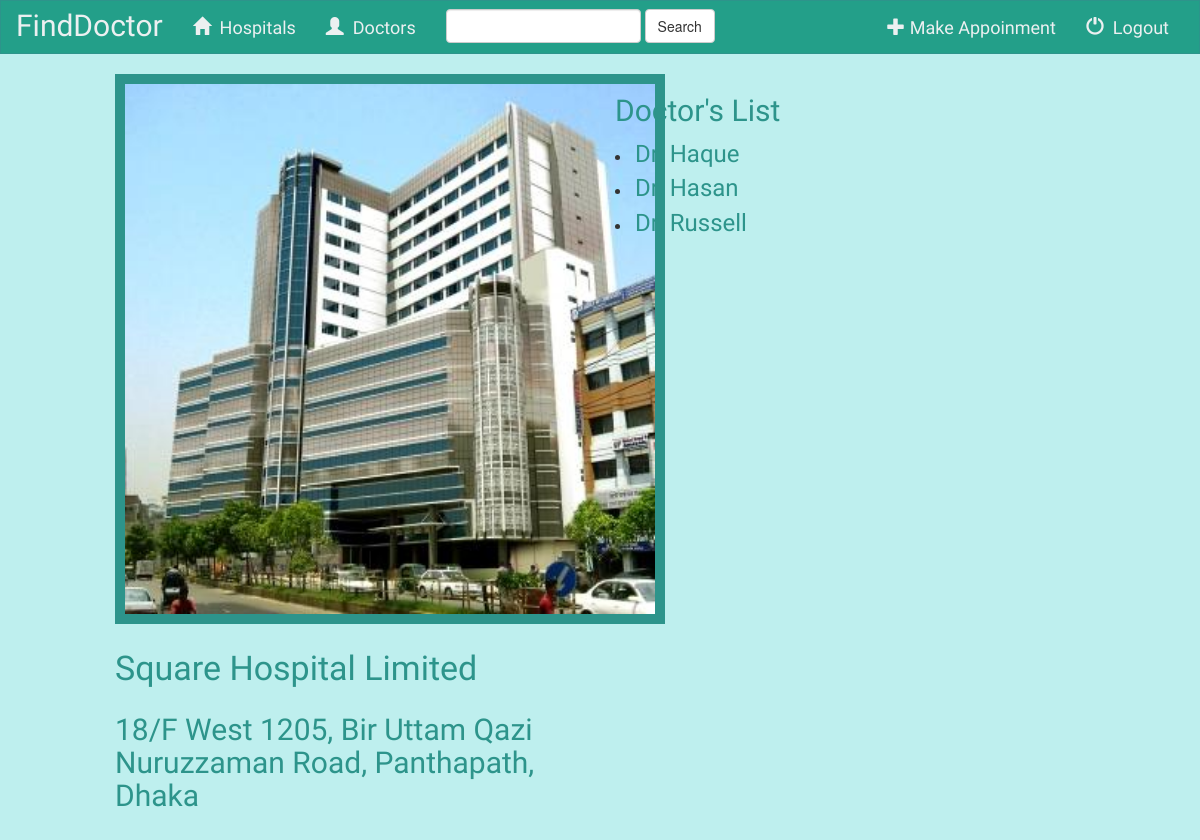
Page /hospitals/7/ on the committed database.
### hms/models.py (models this page shows, shortened)
class Hospital(models.Model):
    hospital_name = models.CharField(max_length=500)
    area = models.CharField(max_length=100)
    address = models.CharField(max_length=500)
    image = models.FileField()

class Doctor(models.Model):
    HEALTH_ISSUES = (
        ('chest pain', 'chest pain'),
        ('suffocation', 'suffocation'),
        ('stomachache', 'stomachache'),
        ('toothache', 'toothache'),
        ('fever', 'fever'),
        ('allergy', 'allergy'),
        ('std', 'std'),
        ('constipation', 'constipation'),
        ('diarrhea', 'diarrhea'),
        ('dysentery', 'dysentery'),
        ('ulcer', 'ulcer'),
        ('child disease', 'child disease'),
        ('gastric', 'gastric'),
        ('marital issues', 'marital issues'),
        ('headache', 'headache'),
        ('mental condition', 'mental condition'),
        ('broken bone', 'broken bone'),
        ('fracture', 'fracture'),
        ('stroke', 'stroke'),
        ('nervous problems', 'nervous problems'),
        ('seizure', 'seizure'),
        ('swallowing', 'swallowing'),
    )
    SPECIALIZATION = (
        ('Cardiologist', 'Cardiologist'),
        ('Medicine', 'Medicine'),
        ('Dermatologist', 'Dermatologist'),
        ('Pediatrician', 'Pediatrician'),
        ('Gastroenterologist', 'Gastroenterologist'),
        ('Gynecologist', 'Gynecologist'),
        ('Neurologist', 'Neurologist'),
        ('Orthopedic', 'Orthopedic'),
        ('Psychiatrist', 'Psychiatrist'),
        ('Dentist', 'Dentist'),
    )
    name = models.CharField(max_length=200)
    hospital = models.ForeignKey(Hospital)
    speciality = models.CharField(max_length=50,choices=SPECIALIZATION)
    health_issue = MultiSelectField(max_length=500,choices=HEALTH_ISSUES)
    dp = models.FileField()

### hms/views.py (the view)
# urls.py: url(r'^hospitals/(?P<pk>[0-9]+)/$', views.hospital_details, name='hospital_details'),
def hospital_details(request,pk):
    hospital = get_object_or_404(Hospital, pk=pk)
    return render(request,'hms/hospital_details.html', {'hospital': hospital})

### hms/templates/hms/hospital_details.html (shortened to what this page needs)
{% extends 'hms/index.html' %}
{% block body %}
<html lang="en">
<head>
    {% load staticfiles %}
    <link rel="stylesheet" type="text/css" href="{% static 'hms/back.css' %}"/>
</head>
<body>
    <div class="container-fluid">
        <div class="row">
            <div class="col-xs-offset-1 col-md-5">
                <div class="relative">
                    <img src="{{ hospital.image.url }}" width="550" height="550" style="border:10px solid #2d948b">
                    <br>
                    <br>
                    <a style="font-family:El Messiri; font-size:34px; color:#2d948b;" href="">{{hospital.hospital_name}}</a>
                    <h2 style="font-family:El Messiri; color:#2d948b;">{{hospital.address}}</h2><br>
                </div>
            </div>
            <div class="col-md-5">
                <h2 style="font-family:El Messiri; color:#2d948b;">Doctor's List</h2>
                {% for i in hospital.doctor_set.all %}
                    <li><a style="font-family:El Messiri;font-size:24px;color:#2d948b;" href="{% url 'hms:hospital_doctors' i.hospital.pk i.id %}">{{ i.name }}</a></li>
                {% endfor %}
            </div>
        </div>
    </div>
</body>
</html>
{% endblock %}

### hms/static/hms/back.css (style rules this page uses)
body { background: #beefee; }

### rows in the picture
Hospital: image (picture), hospital_name "Square Hospital Limited", address "18/F West 1205, Bir Uttam Qazi Nuruzzaman Road, Panthapath, Dhaka"
Doctor: name "Dr. Haque"
Doctor: name "Dr. Hasan"
Doctor: name "Dr. Russell"
